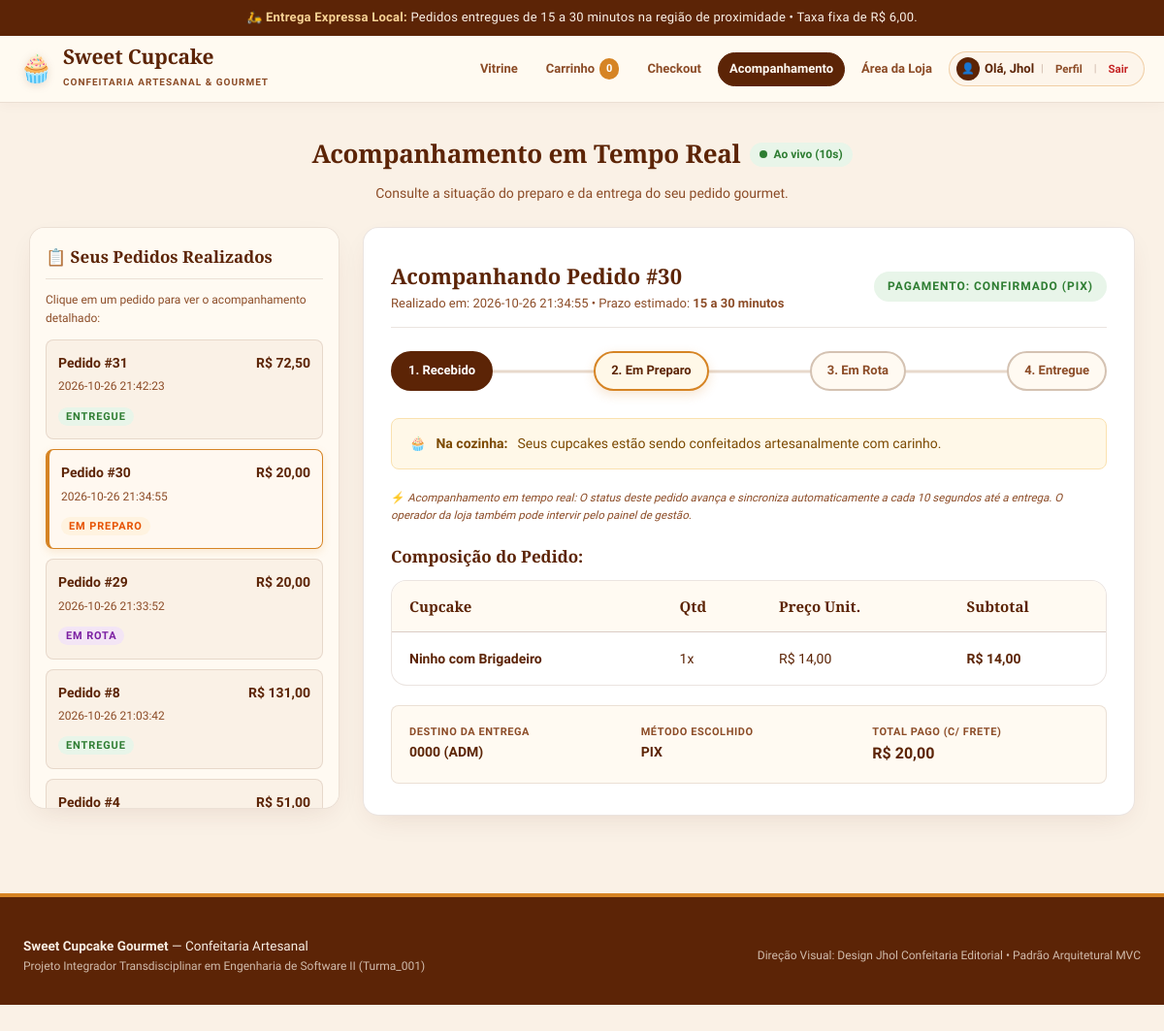
Screenshot of /rastreio (signed in) with the database file from the repository.
### tables this page shows
CREATE TABLE clientes (
    id INTEGER PRIMARY KEY AUTOINCREMENT,
    nome VARCHAR(100) NOT NULL,
    email VARCHAR(120) NOT NULL UNIQUE,
    senha_hash VARCHAR(255) NOT NULL,
    telefone VARCHAR(20),
    endereco_padrao VARCHAR(255),
    criado_em DATETIME DEFAULT CURRENT_TIMESTAMP
);

CREATE TABLE pedidos (
    id INTEGER PRIMARY KEY AUTOINCREMENT,
    cliente_id INTEGER NOT NULL,
    data_pedido DATETIME DEFAULT CURRENT_TIMESTAMP,
    valor_produtos DECIMAL(10, 2) NOT NULL CHECK (valor_produtos >= 0),
    taxa_entrega DECIMAL(10, 2) NOT NULL DEFAULT 6.00 CHECK (taxa_entrega >= 0),
    valor_total DECIMAL(10, 2) NOT NULL CHECK (valor_total > 0),
    forma_pagamento VARCHAR(20) NOT NULL CHECK (forma_pagamento IN ('PIX', 'CARTAO_CREDITO')),
    status_pagamento VARCHAR(20) NOT NULL DEFAULT 'PENDENTE' CHECK (status_pagamento IN ('PENDENTE', 'CONFIRMADO', 'RECUSADO')),
    status_entrega VARCHAR(20) NOT NULL DEFAULT 'RECEBIDO' CHECK (status_entrega IN ('RECEBIDO', 'PREPARANDO', 'EM_ROTA', 'ENTREGUE')),
    endereco_entrega VARCHAR(255) NOT NULL,
    prazo_estimado VARCHAR(30) DEFAULT '15 a 30 minutos',
    observacoes TEXT,
    FOREIGN KEY (cliente_id) REFERENCES clientes(id) ON DELETE RESTRICT
);

CREATE TABLE itens_pedido (
    id INTEGER PRIMARY KEY AUTOINCREMENT,
    pedido_id INTEGER NOT NULL,
    produto_id INTEGER NOT NULL,
    quantidade INTEGER NOT NULL CHECK (quantidade > 0),
    preco_unitario DECIMAL(10, 2) NOT NULL CHECK (preco_unitario > 0),
    subtotal DECIMAL(10, 2) NOT NULL CHECK (subtotal > 0),
    FOREIGN KEY (pedido_id) REFERENCES pedidos(id) ON DELETE CASCADE,
    FOREIGN KEY (produto_id) REFERENCES produtos(id) ON DELETE RESTRICT
);

CREATE TABLE produtos (
    id INTEGER PRIMARY KEY AUTOINCREMENT,
    nome VARCHAR(80) NOT NULL,
    descricao TEXT NOT NULL,
    preco DECIMAL(10, 2) NOT NULL CHECK (preco > 0),
    disponivel BOOLEAN NOT NULL DEFAULT 1,
    categoria VARCHAR(40) DEFAULT 'Cupcake Gourmet',
    criado_em DATETIME DEFAULT CURRENT_TIMESTAMP
);

### controllers/routes.py (the view)
@routes_bp.route('/rastreio')
def rastreio():
    cliente_id = session.get('cliente_id')
    if not cliente_id:
        flash("Por favor, acesse sua conta para acompanhar seus pedidos em tempo real.", "aviso")
        return redirect(url_for('routes.conta', next='rastreio'))
    pedidos_cliente = database.listar_pedidos_cliente(cliente_id)
    pedido_id = request.args.get('id', type=int)
    if not pedido_id and pedidos_cliente:
        for p in pedidos_cliente:
            if p['status_entrega'] != 'ENTREGUE':
                pedido_id = p['id']
                break
    pedido = None
    if pedido_id:
        pedido = database.buscar_pedido_por_id(pedido_id)
        if pedido and pedido['cliente_id'] != cliente_id:
            flash("Pedido não encontrado ou não pertence à sua conta.", "aviso")
            pedido = None
            pedido_id = None
    return render_template(
        'rastreio.html',
        pedido=pedido,
        pedidos_cliente=pedidos_cliente,
        pedido_ativo_id=pedido_id
    )

### models/database.py (called while the page is built)
def get_db_connection() -> sqlite3.Connection:
    conn = sqlite3.connect(DB_FILE)
    conn.execute("PRAGMA foreign_keys = ON;")
    conn.row_factory = sqlite3.Row
    return conn

def buscar_pedido_por_id(pedido_id: int) -> Optional[Dict[str, Any]]:
    conn = get_db_connection()
    cursor = conn.cursor()
    cursor.execute(
        """
        SELECT p.*, c.nome as cliente_nome, c.telefone as cliente_telefone
        FROM pedidos p
        JOIN clientes c ON p.cliente_id = c.id
        WHERE p.id = ?;
        """,
        (pedido_id,)
    )
    pedido_row = cursor.fetchone()
    if not pedido_row:
        conn.close()
        return None
    pedido = dict(pedido_row)
    cursor.execute(
        """
        SELECT ip.*, prod.nome as produto_nome, prod.categoria as produto_categoria
        FROM itens_pedido ip
        JOIN produtos prod ON ip.produto_id = prod.id
        WHERE ip.pedido_id = ?;
        """,
        (pedido_id,)
    )
    itens_rows = cursor.fetchall()
    pedido['itens'] = [dict(r) for r in itens_rows]
    conn.close()
    return pedido

def listar_pedidos_cliente(cliente_id: int) -> List[Dict[str, Any]]:
    conn = get_db_connection()
    cursor = conn.cursor()
    cursor.execute(
        """
        SELECT * FROM pedidos
        WHERE cliente_id = ?
        ORDER BY id DESC;
        """,
        (cliente_id,)
    )
    rows = cursor.fetchall()
    conn.close()
    return [dict(r) for r in rows]

### templates/rastreio.html (shortened to what this page needs)
{% extends "base.html" %}
{% block content %}
<div class="section-title" style="text-align: center;">
  <div style="display: flex; justify-content: center; align-items: center; gap: 10px; margin-bottom: 8px;">
    <h2>Acompanhamento em Tempo Real</h2>
    {% if pedido %}
      <span class="pulse-indicator" id="pulse-badge-live" {% if pedido.status_entrega == 'ENTREGUE' %}style="display: none;"{% endif %} title="O sistema sincroniza o status em tempo real">
        <span class="pulse-dot"></span> Ao vivo (10s)
      </span>
    {% endif %}
  </div>
  <p>Consulte a situação do preparo e da entrega do seu pedido gourmet.</p>
</div>
<div class="rastreio-grid">
  <aside class="pedidos-sidebar">
    <div class="pedidos-sidebar-header">
      📋 Seus Pedidos Realizados
    </div>
    {% if session.get('cliente_id') %}
      {% if pedidos_cliente %}
        <p style="font-size: 12px; color: var(--marrom-medio); margin-bottom: 12px;">
          Clique em um pedido para ver o acompanhamento detalhado:
        </p>
        {% for p in pedidos_cliente %}
          <a href="{{ url_for('routes.rastreio', id=p.id) }}" class="pedido-card-item {% if p.id == pedido_ativo_id %}active{% endif %}">
            <h5>
              <span>Pedido #{{ p.id }}</span>
              <span style="font-weight: 700; color: var(--chocolate);">R$ {{ "%.2f"|format(p.valor_total)|replace('.', ',') }}</span>
            </h5>
            <p style="margin-bottom: 6px;">{{ p.data_pedido }}</p>
            <div>
              {% if p.status_entrega == 'RECEBIDO' %}
                <span class="stock-tag" id="badge-sidebar-{{ p.id }}" style="background:#e3f2fd; color:#1565c0; font-size: 11px;">Recebido</span>
              {% elif p.status_entrega == 'PREPARANDO' %}
                <span class="stock-tag" id="badge-sidebar-{{ p.id }}" style="background:#fff3e0; color:#e65100; font-size: 11px;">Em Preparo</span>
              {% elif p.status_entrega == 'EM_ROTA' %}
                <span class="stock-tag" id="badge-sidebar-{{ p.id }}" style="background:#f3e5f5; color:#7b1fa2; font-size: 11px;">Em Rota</span>
              {% else %}
                <span class="stock-tag" id="badge-sidebar-{{ p.id }}" style="background:#e8f5e9; color:#2e7d32; font-size: 11px;">Entregue</span>
              {% endif %}
            </div>
          </a>
        {% endfor %}
      {% else %}
        <div style="font-size: 13px; color: var(--marrom-medio); padding: 10px 0;">
          Você ainda não realizou pedidos com esta conta.
        </div>
      {% endif %}
    {% endif %}
  </aside>
  <main style="max-width: 100%; margin: 0; padding: 0;">
    {% if not pedido %}
      <div class="card-cupcake" style="box-shadow: var(--sombra-card); text-align: center; padding: 48px 24px; border-top: 4px solid var(--borda);">
        <span style="font-size: 44px; display: block; margin-bottom: 12px;">🧁</span>
        <h3 style="margin-bottom: 8px; color: var(--chocolate);">Nenhum pedido em andamento no momento</h3>
        <p class="card-desc" style="max-width: 480px; margin: 0 auto 24px; line-height: 1.6;">
          Você não possui nenhum pedido sendo preparado ou em rota de entrega no momento.
        </p>
        <div style="max-width: 440px; margin: 0 auto 24px; background: var(--bg-surface); padding: 18px; border-radius: var(--radius-sm); border: 1px solid var(--borda); text-align: left;">
          <form action="{{ url_for('routes.rastreio') }}" method="GET">
            <label style="font-size: 13px; font-weight: 700; color: var(--chocolate); display: block; margin-bottom: 6px;">
              🔍 Deseja consultar um pedido anterior? Digite o número:
            </label>
            <div style="display: flex; gap: 8px;">
              <input type="number" name="id" class="form-control" placeholder="Ex: 8" style="flex: 1;" required>
              <button type="submit" class="btn btn-chocolate" style="padding: 8px 16px; font-size: 13px;">Consultar</button>
            </div>
          </form>
        </div>
        <a href="{{ url_for('routes.index') }}" class="btn btn-mel">Fazer um Novo Pedido Gourmet ➔</a>
      </div>
    {% else %}
      <div class="timeline-container" id="tracker-box" data-pedido-id="{{ pedido.id }}" data-status-atual="{{ pedido.status_entrega }}">
        <div style="display: flex; justify-content: space-between; align-items: center; border-bottom: 1px solid var(--borda); padding-bottom: 14px; flex-wrap: wrap; gap: 10px;">
          <div>
            <h3 style="font-family:'Playfair Display', Georgia, serif; font-size: 22px; color: var(--chocolate);">
              Acompanhando Pedido #{{ pedido.id }}
            </h3>
            <p style="font-size: 13px; color: var(--marrom-medio);">
              Realizado em: {{ pedido.data_pedido }} • Prazo estimado: <strong>{{ pedido.prazo_estimado }}</strong>
            </p>
          </div>
          <div style="display: flex; align-items: center; gap: 8px;">
            <span class="stock-tag" style="background:#e8f5e9; color:#2e7d32; font-size:12px; padding:6px 14px;">
              Pagamento: {{ pedido.status_pagamento }} ({{ pedido.forma_pagamento }})
            </span>
          </div>
        </div>
        <div class="timeline-steps" id="timeline-steps-wrap" style="margin-top: 24px;">
          <div id="step-1" class="step-item {% if pedido.status_entrega in ['RECEBIDO', 'PREPARANDO', 'EM_ROTA', 'ENTREGUE'] %}completed{% endif %}">
            1. Recebido
          </div>
          <div id="step-2" class="step-item {% if pedido.status_entrega == 'PREPARANDO' %}active{% elif pedido.status_entrega in ['EM_ROTA', 'ENTREGUE'] %}completed{% endif %}">
            2. Em Preparo
          </div>
          <div id="step-3" class="step-item {% if pedido.status_entrega == 'EM_ROTA' %}active{% elif pedido.status_entrega == 'ENTREGUE' %}completed{% endif %}">
            3. Em Rota
          </div>
          <div id="step-4" class="step-item {% if pedido.status_entrega == 'ENTREGUE' %}completed{% endif %}">
            4. Entregue
          </div>
        </div>
        <div class="alert-box alert-info" id="status-alert-desc" style="margin: 20px 0;">
          {% if pedido.status_entrega == 'RECEBIDO' %}
            📥 <strong>Pedido recebido:</strong> Registrado na cozinha e aguardando o início da montagem.
          {% elif pedido.status_entrega == 'PREPARANDO' %}
            🧁 <strong>Na cozinha:</strong> Seus cupcakes estão sendo confeitados artesanalmente com carinho.
          {% elif pedido.status_entrega == 'EM_ROTA' %}
            🛵 <strong>A caminho:</strong> O entregador já saiu da confeitaria e está a caminho do seu endereço!
          {% else %}
            ✨ <strong>Entregue com sucesso:</strong> Esperamos que saboreie cada mordida! Bom apetite.
          {% endif %}
        </div>
        <p style="font-size: 11.5px; color: var(--marrom-medio); margin-bottom: 16px;">
          ⚡ <em>Acompanhamento em tempo real: O status deste pedido avança e sincroniza automaticamente a cada 10 segundos até a entrega. O operador da loja também pode intervir pelo painel de gestão.</em>
        </p>
        <h4 style="font-family:'Playfair Display', Georgia, serif; font-size: 17px; margin: 20px 0 10px; color: var(--chocolate);">
          Composição do Pedido:
        </h4>
        <div class="table-container" style="box-shadow: none; margin-bottom: 20px;">
          <table>
            <thead>
              <tr>
                <th>Cupcake</th>
                <th>Qtd</th>
                <th>Preço Unit.</th>
                <th>Subtotal</th>
              </tr>
            </thead>
            <tbody>
              {% for item in pedido.itens %}
              <tr>
                <td><strong>{{ item.produto_nome }}</strong></td>
                <td>{{ item.quantidade }}x</td>
                <td>R$ {{ "%.2f"|format(item.preco_unitario)|replace('.', ',') }}</td>
                <td><strong>R$ {{ "%.2f"|format(item.subtotal)|replace('.', ',') }}</strong></td>
              </tr>
              {% endfor %}
            </tbody>
          </table>
        </div>
        <div style="display: grid; grid-template-columns: repeat(auto-fit, minmax(200px, 1fr)); gap: 16px; font-size: 14px; background: var(--bg-surface); padding: 18px; border-radius: var(--radius-sm); border: 1px solid var(--borda);">
          <div>
            <p style="color: var(--marrom-medio); font-size: 11px; text-transform: uppercase; font-weight: 700; letter-spacing:0.05em;">Destino da Entrega</p>
            <p><strong>{{ pedido.endereco_entrega }}</strong></p>
          </div>
          <div>
            <p style="color: var(--marrom-medio); font-size: 11px; text-transform: uppercase; font-weight: 700; letter-spacing:0.05em;">Método Escolhido</p>
            <p><strong>{{ pedido.forma_pagamento }}</strong></p>
          </div>
          <div>
            <p style="color: var(--marrom-medio); font-size: 11px; text-transform: uppercase; font-weight: 700; letter-spacing:0.05em;">Total Pago (c/ frete)</p>
            <p><strong style="color: var(--chocolate); font-size: 16px;">R$ {{ "%.2f"|format(pedido.valor_total)|replace('.', ',') }}</strong></p>
          </div>
        </div>
      </div>
    {% endif %}
  </main>
</div>
{% endblock %}

### templates/base.html (shortened to what this page needs)
<!doctype html>
<html lang="pt-BR">
<head>
  <link rel="stylesheet" href="{{ url_for('static', filename='css/style.css') }}">
</head>
<body>
  <div class="topbar-aviso">
    🛵 <strong>Entrega Expressa Local:</strong> Pedidos entregues de 15 a 30 minutos na região de proximidade • Taxa fixa de R$ 6,00.
  </div>
  <header>
    <div class="header-inner">
      <a href="{{ url_for('routes.index') }}" class="brand">
        <span class="brand-logo">🧁</span>
        <div class="brand-info">
          <h1>Sweet Cupcake</h1>
          <span>Confeitaria Artesanal & Gourmet</span>
        </div>
      </a>
      <nav aria-label="Navegação da loja">
        <a href="{{ url_for('routes.index') }}" class="{% if request.endpoint == 'routes.index' %}active{% endif %}">Vitrine</a>
        <a href="{{ url_for('routes.carrinho') }}" class="{% if request.endpoint == 'routes.carrinho' %}active{% endif %}">
          Carrinho <span class="nav-badge" id="carrinho-contador">{{ session.get('carrinho_qtd', 0) }}</span>
        </a>
        <a href="{{ url_for('routes.checkout') }}" class="{% if request.endpoint == 'routes.checkout' %}active{% endif %}">Checkout</a>
        <a href="{{ url_for('routes.rastreio') }}" class="{% if request.endpoint == 'routes.rastreio' %}active{% endif %}">Acompanhamento</a>
        <a href="{{ url_for('routes.operador') }}" class="{% if request.endpoint == 'routes.operador' %}active{% endif %}">Área da Loja</a>
        {% if session.get('cliente_nome') %}
          <div class="user-chip">
            <a href="{{ url_for('routes.conta') }}" class="user-chip-link" title="Visualizar Meu Perfil">
              <span class="user-avatar-circle">👤</span>
              <span class="user-name-text">Olá, <strong>{{ session.get('cliente_nome') }}</strong></span>
            </a>
            <span class="user-chip-sep">|</span>
            <a href="{{ url_for('routes.conta') }}" class="btn-chip-action" title="Meu Perfil">Perfil</a>
            <span class="user-chip-sep">|</span>
            <a href="{{ url_for('routes.logout') }}" class="btn-chip-action btn-chip-logout" title="Encerrar sessão">Sair</a>
          </div>
        {% else %}
          <a href="{{ url_for('routes.conta') }}" class="{% if request.endpoint == 'routes.conta' %}active{% endif %} btn-entrar-nav">
            👤 Entrar / Cadastrar
          </a>
        {% endif %}
      </nav>
    </div>
  </header>
  <main>
    <div class="page-container">
      {% block content %}{% endblock %}
    </div>
  </main>
  <footer>
    <div class="footer-inner">
      <div>
        <p><strong>Sweet Cupcake Gourmet</strong> — Confeitaria Artesanal</p>
        <p class="footer-note">Projeto Integrador Transdisciplinar em Engenharia de Software II (Turma_001)</p>
      </div>
      <div>
        <p class="footer-note">Direção Visual: Design Jhol Confeitaria Editorial • Padrão Arquitetural MVC</p>
      </div>
    </div>
  </footer>
</body>
</html>

### rows the page displays
clientes: get "Jhol"
pedidos: id "31", valor_total "72,50", data_pedido "2026-10-26 21:42:23"
pedidos: id "30", valor_total "20,00", data_pedido "2026-10-26 21:34:55", prazo_estimado "15 a 30 minutos", status_pagamento "CONFIRMADO", forma_pagamento "PIX", endereco_entrega "0000 (ADM)"
pedidos: id "29", valor_total "20,00", data_pedido "2026-10-26 21:33:52"
pedidos: id "8", valor_total "131,00", data_pedido "2026-10-26 21:03:42"
pedidos: id "4", valor_total "51,00"
itens_pedido: produto_nome "Ninho com Brigadeiro", quantidade "1", preco_unitario "14,00", subtotal "14,00"

### other values shown
{{ session.get('carrinho_qtd', 0) }} "0"
